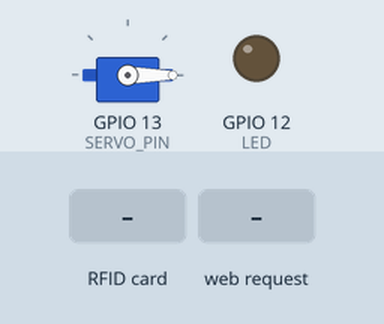
The sketch below on a simulated ESP32. Parts: servo, output pins drawn as LEDs (lit = HIGH). The test bench sets the inputs (shaded band). WiFi joins after 1.5 s; servers stay silent unless stated; what the sketch prints to the serial monitor is not drawn.

Above: at 2.7 s.
2.8 s: RFID card 5E 7A 19 C4 held to the reader
At 3.7 s:
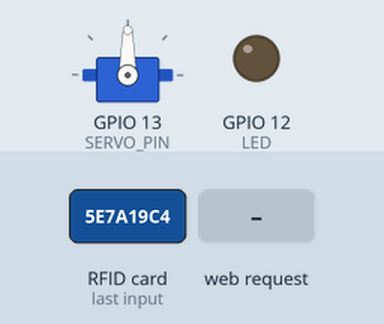
4.4 s: RFID card 5E 7A 19 C4 held to the reader
At 5.1 s:
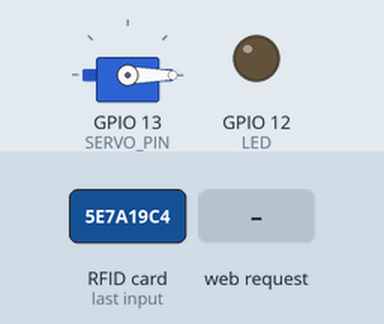
6.0 s: HTTP request GET /toggle received
At 6.7 s:
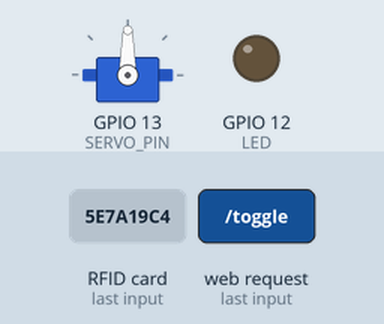
Timing chart, 0 to 9.0 s (numbered marks = the images above; inputs shaded):
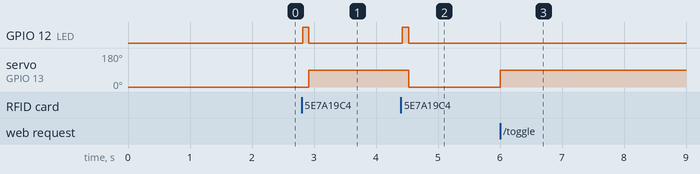

Measured:
- after the input at 2.8 s, GPIO 12 (LED): LOW → HIGH at once, → LOW 0.10 s later; servo on GPIO 13 (SERVO_PIN): 0° → 90° after 0.12 s
- after the input at 4.4 s, GPIO 12 (LED): LOW → HIGH at once, → LOW 0.10 s later; servo on GPIO 13 (SERVO_PIN): 90° → 0° after 0.12 s
- after the input at 6.0 s, servo on GPIO 13 (SERVO_PIN): 0° → 90° at once

The sketch:

Remote_Lock.ino
```cpp
#include <WiFi.h>
#include <WebServer.h>
#include <SPI.h>
#include <MFRC522.h>
#include <ESP32Servo.h>

// 1. ADD YOUR DATA HERE
const char* ssid = "";
const char* password = "";

// 2. PIN DEFINITIONS
#define SS_PIN    5
#define RST_PIN   22
#define SERVO_PIN 13
#define LED       12

MFRC522 rfid(SS_PIN, RST_PIN);
Servo myServo;
WebServer server(80);

bool isOpen = false;
String lastAction = "WAITING FOR PLAYER 1...";

// 3. RETRO ARCADE INTERFACE
String getHTML() {
  String html = "<html><head><meta name='viewport' content='width=device-width, initial-scale=1.0'>";
  html += "<style>body{background:#000; color:#39FF14; font-family:'Courier New'; text-align:center; padding-top:50px;}";
  html += ".box{border: 4px solid #FF00FF; display:inline-block; padding:20px; box-shadow: 0 0 15px #FF00FF;}";
  html += "h1{color:#00FFFF; text-shadow: 2px 2px #FF00FF;} .status{font-size:24px; margin:20px;}</style></head><body>";
  html += "<div class='box'><h1>RETRO DOOR CONTROL</h1>";
  html += "<div class='status'>DOOR STATUS: " + String(isOpen ? "LEVEL CLEAR (OPEN)" : "INSERT COIN (CLOSED)") + "</div>";
  html += "<div style='color:#FFFF00'>LOG: " + lastAction + "</div>";
  html += "<br><a href='/toggle' style='color:#FF00FF; text-decoration:none; border:2px solid; padding:5px;'>[ REMOTE OVERRIDE ]</a>";
  html += "</div><script>setTimeout(function(){location.reload();}, 3000);</script></body></html>";
  return html;
}

void handleRoot() { server.send(200, "text/html", getHTML()); }

void handleToggle() {
  isOpen = !isOpen;
  myServo.write(isOpen ? 90 : 0);
  lastAction = "REMOTE OVERRIDE USED";
  server.sendHeader("Location", "/");
  server.send(303);
}

void setup() {
  Serial.begin(115200);
  pinMode(LED, OUTPUT);
  myServo.attach(SERVO_PIN);
  myServo.write(0);

  SPI.begin();
  rfid.PCD_Init();

  WiFi.begin(ssid, password);
  while (WiFi.status() != WL_CONNECTED) { delay(500); Serial.print("."); }

  Serial.println("");
  Serial.print("IP Address: ");
  Serial.println(WiFi.localIP());

  server.on("/", handleRoot);
  server.on("/toggle", handleToggle);
  server.begin();
}

void loop() {
  server.handleClient();

  if (!rfid.PICC_IsNewCardPresent() || !rfid.PICC_ReadCardSerial()) return;

  digitalWrite(LED, HIGH);
  delay(100);
  digitalWrite(LED, LOW);

  isOpen = !isOpen;
  myServo.write(isOpen ? 90 : 0);
  lastAction = "BADGE SCANNED AT " + String(millis()/1000) + " SEC";

  delay(1000);
  rfid.PICC_HaltA();
}
```
